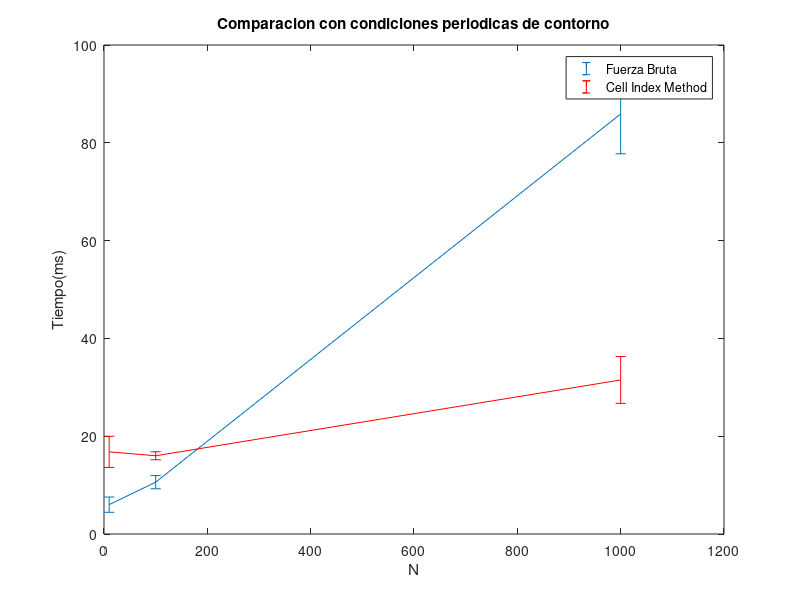

Reproduce this figure in MATLAB.
t10BrutePer = [6,5,5,6,5,4,8,9,7,5];
t10CellPer = [15,21,14,21,15,12,18,19,19,14];
t100BrutePer = [9,10,10,13,12,10,9,11,10,12];
t100CellPer = [16,15,16,18,15,16,16,16,16,16];
t1000BrutePer = [71,84,80,81,86,97,94,95,90,81];
t1000CellPer = [27,43,34,32,32,27,27,30,33,30];

t10BruteBox = [5,7,5,4,6,5,6,4,5,6];
t10CellBox = [17,21,20,14,14,16,20,19,21,20];
t100BruteBox = [9,7,9,9,8,15,10,8,7,9];
t100CellBox = [14,18,20,17,16,20,21,17,18,15];
t1000BruteBox = [65,89,80,74,73,69,95,65,85,60];
t1000CellBox = [30,28,30,32,24,28,26,28,34,28];

meanBrutePer = [mean(t10BrutePer),mean(t100BrutePer),mean(t1000BrutePer)];
meanCellPer = [mean(t10CellPer),mean(t100CellPer),mean(t1000CellPer)];
meanBruteBox = [mean(t10BruteBox),mean(t100BruteBox),mean(t1000BruteBox)];
meanCellBox = [mean(t10CellBox),mean(t100CellBox),mean(t1000CellBox)];

stdBrutePer = [std(t10BrutePer),std(t100BrutePer),std(t1000BrutePer)];
stdCellPer = [std(t10CellPer),std(t100CellPer),std(t1000CellPer)];
stdBruteBox = [std(t10BruteBox),std(t100BruteBox),std(t1000BruteBox)];
stdCellBox = [std(t10CellBox),std(t100CellBox),std(t1000CellBox)];


#errorbar([10,100,1000],meanBruteBox,stdBruteBox);
#hold on;
#errorbar([10,100,1000],meanCellBox,stdCellBox,"~r");
#xlabel('N');
#ylabel('Tiempo(ms)');
#title('Comparacion sin condiciones periodicas de contorno');
#legend ("Fuerza Bruta", "Cell Index Method");

errorbar([10,100,1000],meanBrutePer,stdBrutePer);
hold on;
errorbar([10,100,1000],meanCellPer,stdCellPer,"~r");
xlabel('N');
ylabel('Tiempo(ms)');
title('Comparacion con condiciones periodicas de contorno');
legend ("Fuerza Bruta", "Cell Index Method");